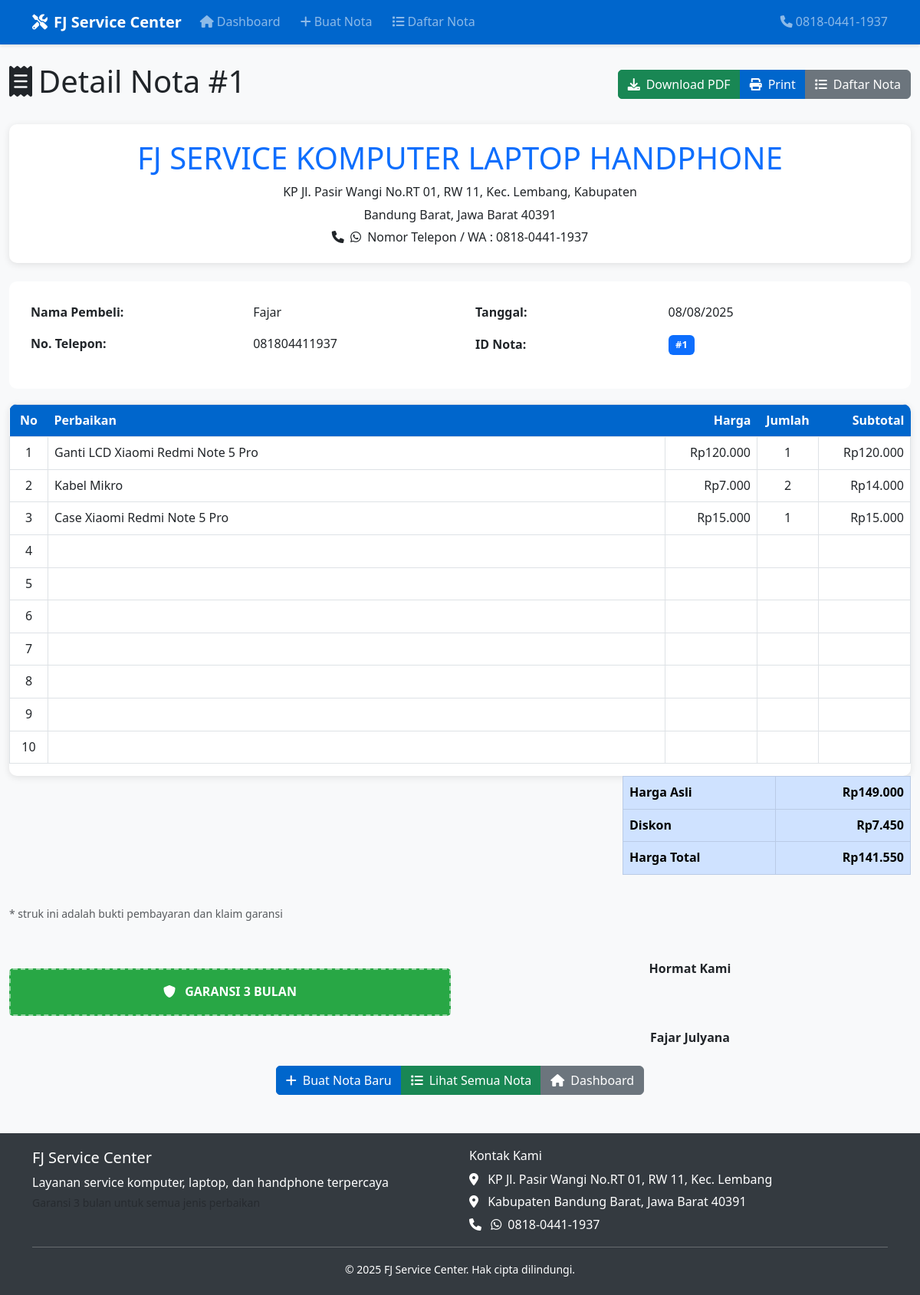
The app's page /invoice/1 with its own data.
### database.py (models this page shows)
class Invoice(db.Model):
    __tablename__ = 'invoices'
    id: Mapped[int] = mapped_column(Integer, primary_key=True)
    customer_name: Mapped[str] = mapped_column(String(100), nullable=False)
    customer_phone: Mapped[str] = mapped_column(String(20), nullable=False)
    date: Mapped[str] = mapped_column(String(10), nullable=False)
    subtotal: Mapped[float] = mapped_column(Float, nullable=False)
    discount_percent: Mapped[float] = mapped_column(Float, default=0.0)
    discount_amount: Mapped[float] = mapped_column(Float, default=0.0)
    total: Mapped[float] = mapped_column(Float, nullable=False)
    created_at: Mapped[datetime] = mapped_column(DateTime, default=datetime.now)
    service_items: Mapped[List["ServiceItem"]] = relationship("ServiceItem", back_populates="invoice", cascade="all, delete-orphan")
    def to_dict(self) -> Dict:
        return {
            "id": self.id,
            "customer_name": self.customer_name,
            "customer_phone": self.customer_phone,
            "date": self.date,
            "subtotal": self.subtotal,
            "discount_percent": self.discount_percent,
            "discount_amount": self.discount_amount,
            "total": self.total,
            "created_at": self.created_at.isoformat(),
            "service_items": [item.to_dict() for item in self.service_items]
        }

class ServiceItem(db.Model):
    __tablename__ = 'service_items'
    id: Mapped[int] = mapped_column(Integer, primary_key=True)
    invoice_id: Mapped[int] = mapped_column(Integer, ForeignKey('invoices.id'), nullable=False)
    description: Mapped[str] = mapped_column(Text, nullable=False)
    price: Mapped[float] = mapped_column(Float, nullable=False)
    quantity: Mapped[int] = mapped_column(Integer, nullable=False, default=1)
    invoice: Mapped["Invoice"] = relationship("Invoice", back_populates="service_items")
    def to_dict(self) -> Dict:
        return {
            "description": self.description,
            "price": self.price,
            "quantity": self.quantity
        }

### routes.py (the view)
@app.route('/invoice/<int:invoice_id>')
def view_invoice(invoice_id):
    invoice = invoice_manager.get_invoice(invoice_id)
    if not invoice:
        flash('Nota tidak ditemukan!', 'error')
        return redirect(url_for('invoice_list'))
    return render_template('view_invoice.html', invoice=invoice)

### models.py (called while the page is built)
    def get_invoice(self, invoice_id: int) -> Optional[Dict]:
        invoice = db.session.get(Invoice, invoice_id)
        return invoice.to_dict() if invoice else None

### templates/view_invoice.html (shortened to what this page needs)
{% extends "base.html" %}
{% block content %}
<div class="row no-print">
    <div class="col-12">
        <div class="d-flex justify-content-between align-items-center mb-4">
            <h1>
                <i class="fas fa-receipt me-2"></i>Detail Nota #{{ invoice.id }}
            </h1>
            <div class="btn-group">
                <a href="{{ url_for('download_pdf', invoice_id=invoice.id) }}"
                   class="btn btn-success">
                    <i class="fas fa-download me-2"></i>Download PDF
                </a>
                <button onclick="window.print()" class="btn btn-primary">
                    <i class="fas fa-print me-2"></i>Print
                </button>
                <a href="{{ url_for('invoice_list') }}" class="btn btn-secondary">
                    <i class="fas fa-list me-2"></i>Daftar Nota
                </a>
            </div>
        </div>
    </div>
</div>
<div class="row">
    <div class="col-12">
        <div class="invoice-header text-center mb-4">
            <h1 class="display-6 text-primary mb-2">FJ SERVICE KOMPUTER LAPTOP HANDPHONE</h1>
            <p class="mb-1">KP Jl. Pasir Wangi No.RT 01, RW 11, Kec. Lembang, Kabupaten</p>
            <p class="mb-1">Bandung Barat, Jawa Barat 40391</p>
            <p class="mb-0">
                <i class="fas fa-phone me-1"></i>
                <i class="fab fa-whatsapp me-1"></i>
                Nomor Telepon / WA : 0818-0441-1937
            </p>
        </div>
        <div class="invoice-details">
            <div class="row">
                <div class="col-md-6">
                    <table class="table table-borderless">
                        <tr>
                            <td><strong>Nama Pembeli:</strong></td>
                            <td>{{ invoice.customer_name }}</td>
                        </tr>
                        <tr>
                            <td><strong>No. Telepon:</strong></td>
                            <td>{{ invoice.customer_phone }}</td>
                        </tr>
                    </table>
                </div>
                <div class="col-md-6">
                    <table class="table table-borderless">
                        <tr>
                            <td><strong>Tanggal:</strong></td>
                            <td>{{ invoice.date }}</td>
                        </tr>
                        <tr>
                            <td><strong>ID Nota:</strong></td>
                            <td><span class="badge bg-primary">#{{ invoice.id }}</span></td>
                        </tr>
                    </table>
                </div>
            </div>
        </div>
        <div class="invoice-table">
            <table class="table table-bordered">
                <thead>
                    <tr>
                        <th class="text-center" width="50">No</th>
                        <th>Perbaikan</th>
                        <th class="text-end" width="120">Harga</th>
                        <th class="text-center" width="80">Jumlah</th>
                        <th class="text-end" width="120">Subtotal</th>
                    </tr>
                </thead>
                <tbody>
                    {% for item in invoice.service_items %}
                    <tr>
                        <td class="text-center">{{ loop.index }}</td>
                        <td>{{ item.description }}</td>
                        <td class="text-end">Rp{{ "{:,.0f}".format(item.price).replace(",", ".") }}</td>
                        <td class="text-center">{{ item.quantity }}</td>
                        <td class="text-end">Rp{{ "{:,.0f}".format(item.price * item.quantity).replace(",", ".") }}</td>
                    </tr>
                    {% endfor %}
                    {% for i in range(10 - invoice.service_items|length) %}
                    <tr>
                        <td class="text-center">{{ invoice.service_items|length + loop.index }}</td>
                        <td></td>
                        <td></td>
                        <td></td>
                        <td></td>
                    </tr>
                    {% endfor %}
                </tbody>
            </table>
        </div>
        <div class="row">
            <div class="col-md-8"></div>
            <div class="col-md-4">
                <table class="table table-bordered">
                    <tr class="table-primary">
                        <td><strong>Harga Asli</strong></td>
                        <td class="text-end"><strong>Rp{{ "{:,.0f}".format(invoice.subtotal).replace(",", ".") }}</strong></td>
                    </tr>
                    <tr class="table-primary">
                        <td><strong>Diskon</strong></td>
                        <td class="text-end"><strong>Rp{{ "{:,.0f}".format(invoice.discount_amount).replace(",", ".") }}</strong></td>
                    </tr>
                    <tr class="table-primary">
                        <td><strong>Harga Total</strong></td>
                        <td class="text-end"><strong>Rp{{ "{:,.0f}".format(invoice.total).replace(",", ".") }}</strong></td>
                    </tr>
                </table>
            </div>
        </div>
        <div class="row mt-4">
            <div class="col-12">
                <p class="small text-muted">* struk ini adalah bukti pembayaran dan klaim garansi</p>
            </div>
        </div>
        <div class="row mt-4">
            <div class="col-md-6">
                <div class="warranty-notice text-center py-3">
                    <i class="fas fa-shield-alt me-2"></i>
                    GARANSI 3 BULAN
                </div>
            </div>
            <div class="col-md-6 text-center">
                <div class="mt-2">
                    <p class="mb-1"><strong>Hormat Kami</strong></p>
                    <div style="height: 60px;"></div>
                    <p class="mb-0"><strong>Fajar Julyana</strong></p>
                </div>
            </div>
        </div>
    </div>
</div>
<div class="row mt-4 no-print">
    <div class="col-12 text-center">
        <div class="btn-group">
            <a href="{{ url_for('create_invoice') }}" class="btn btn-primary">
                <i class="fas fa-plus me-2"></i>Buat Nota Baru
            </a>
            <a href="{{ url_for('invoice_list') }}" class="btn btn-success">
                <i class="fas fa-list me-2"></i>Lihat Semua Nota
            </a>
            <a href="{{ url_for('index') }}" class="btn btn-secondary">
                <i class="fas fa-home me-2"></i>Dashboard
            </a>
        </div>
    </div>
</div>
{% endblock %}

### static/css/style.css (style rules this page uses)
:root { --primary-color: #0066cc; --secondary-color: #f8f9fa; --success-color: #28a745; --danger-color: #dc3545; --warning-color: #ffc107; --info-color: #17a2b8; --dark-color: #343a40; --light-color: #f8f9fa; }
body { font-family: 'Segoe UI', Tahoma, Geneva, Verdana, sans-serif; background-color: var(--secondary-color); line-height: 1.6; }
.btn-primary { background-color: var(--primary-color); border-color: var(--primary-color); border-radius: 5px; font-weight: 500; }
.btn-success { border-radius: 5px; font-weight: 500; }
.table { background-color: white; }
.table th { background-color: var(--primary-color); color: white; border: none; font-weight: 600; }
.table td { vertical-align: middle; }
.badge { font-size: 0.8rem; padding: 0.5em 0.75em; }
.invoice-header { text-align: center; margin-bottom: 30px; padding: 20px; background-color: white; border-radius: 10px; box-shadow: 0 2px 10px rgba(0,0,0,.1); }
.invoice-header h1 { color: var(--primary-color); margin-bottom: 10px; }
.invoice-details { background-color: white; padding: 20px; border-radius: 10px; margin-bottom: 20px; }
.invoice-table { background-color: white; border-radius: 10px; overflow: hidden; box-shadow: 0 2px 10px rgba(0,0,0,.1); }
.warranty-notice { background-color: var(--success-color); color: white; padding: 10px; border-radius: 5px; text-align: center; font-weight: bold; margin: 20px 0; border: 2px dashed rgba(255,255,255,0.5); }

### records on screen
Invoice: customer_name "Fajar", customer_phone "081804411937", date "08/08/2025", subtotal "149.000", discount_amount "7.450", total "141.550"
ServiceItem: description "Ganti LCD Xiaomi Redmi Note 5 Pro", price "120.000", quantity "1"
ServiceItem: description "Kabel Mikro", price "7.000", quantity "2", price "14.000"
ServiceItem: description "Case Xiaomi Redmi Note 5 Pro", price "15.000", quantity "1"

### other values on screen
{{ invoice.id }} "1"
{{ invoice.service_items|length + loop.index }} "4" "5" "6" "7" "8" "9" "10"
